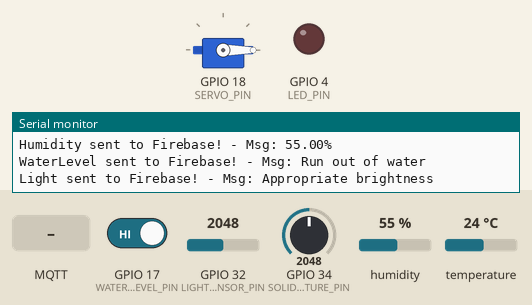
Bench run of a program on a simulated ESP32. On the bench: servo, output pins drawn as LEDs (lit = HIGH), the last lines printed to the serial monitor. Inputs (shaded band) come from the test bench; at power-on: GPIO 32 (LIGHT_SENSOR_PIN) = 2048, GPIO 17 (WATER_LEVEL_PIN) HIGH, GPIO 34 (SOLID_MOISTURE_PIN) = 2048, humidity 55 %, temperature 24 °C. WiFi joins after 1.5 s; servers stay silent unless stated; the local clock reads 2024-03-15 10:24:30 at power-on unless the program sets it; random numbers use the default seed unless the program sets one; no MQTT or app messages arrive unless stated.

Above: at 2.8 s.
2.9 s: MQTT message "water" arrives on the first subscribed topic
At 3.2 s:
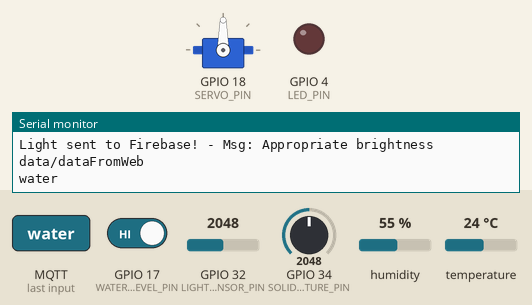
8.4 s: MQTT message "led" arrives on the first subscribed topic
At 9.6 s:
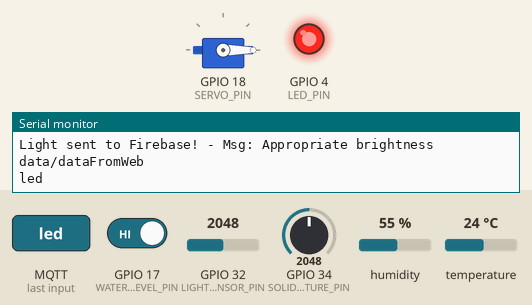
9.9 s: GPIO 32 (LIGHT_SENSOR_PIN) set to 2560
11.4 s: GPIO 32 (LIGHT_SENSOR_PIN) set to 2636
19.1 s: MQTT message "water" arrives on the first subscribed topic
At 20.4 s:
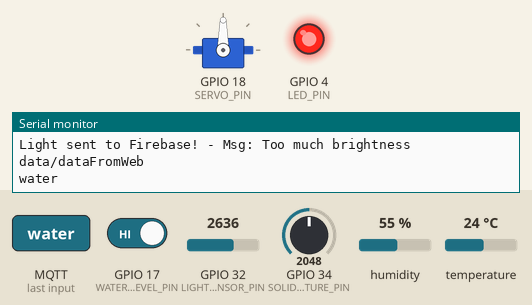
24.6 s: GPIO 17 (WATER_LEVEL_PIN) driven LOW
At 29.8 s:
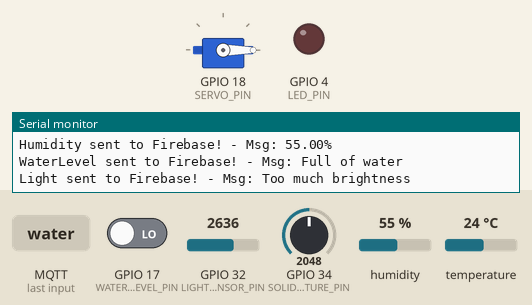
Timing chart, 0 to 31.3 s (numbered marks = the images above; inputs shaded):
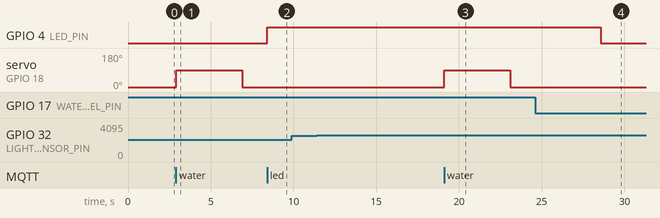

The program:

main.cpp
```cpp
#include <Arduino.h>
#include <WiFi.h>
#include "PubSubClient.h"
#include "DHTesp.h"
#include <FirebaseESP32.h>
#include <ESP32Servo.h>
#include <time.h>

// config wifi
const char* SSID = "Wokwi-GUEST";
const char* PASSWORD = "";

// config mqtt server
const char* MQTT_SERVER = "broker.mqtt-dashboard.com";
int port = 1883;
WiFiClient wifiClient;
PubSubClient mqttClient(wifiClient);

// config firebase
const char* FIREBASE_HOST = "https://final-project-18389-default-rtdb.asia-southeast1.firebasedatabase.app/";
const char* FIREBASE_AUTH = "tKxIGa49xu4lckjgDd8nPVpeWIu34AgOyqGLwaMY";
FirebaseData firebaseData;
FirebaseConfig firebaseConfig;
FirebaseAuth firebaseAuth;

// soli moisture sensor
int SOLID_MOISTURE_PIN = 34;

// moisture and temperature sensor
int DHT_PIN = 15;
DHTesp dhtSensor;

// servo for controll watering
int SERVO_PIN = 18;
Servo servo;
int CLOSE_WATER = 0;
int OPEN_WATER = 90;

int WATER_LEVEL_PIN = 17;
int LIGHT_SENSOR_PIN = 32;
int LED_PIN = 4;

unsigned long int lastTimeSendData = 0;

// connect wifi
void wifiConnect() {
  WiFi.begin(SSID, PASSWORD);
  while (WiFi.status() != WL_CONNECTED) {
    delay(500);
    Serial.print(".");
  }
  Serial.println(" Connected!");
}

// connect mqtt server
void mqttConnect() {
  while (!mqttClient.connected()) {
    Serial.println("Attemping MQTT connection...");
    String clientId = "ESP32Client-";
    clientId += String(random(0xffff), HEX);

    if (mqttClient.connect(clientId.c_str())) {
      Serial.println("connected");

      //***Subscribe all topic you need***
      mqttClient.subscribe("data/dataFromWeb");
    }

    else {
      Serial.println("try again in 5 seconds");
      delay(5000);
    }
  }
}

// MQTT Receiver
void callback(char* topic, byte* message, unsigned int length) {
  Serial.println(topic);
  String strMsg;
  for(int i=0; i<length; i++) {
    strMsg += (char)message[i];
  }
  Serial.println(strMsg);

  //***Code here to process the received package***
  if (strMsg == "water") {
    servo.write(OPEN_WATER);
    delay(4000);
    servo.write(CLOSE_WATER);
  }

  else if (strMsg == "led") {
    digitalWrite(LED_PIN, HIGH);
  }
}

void saveToFireBase(char timePath[], String topic, char buffer[]) {
  char fullPath[40];
  sprintf(fullPath, "%s/%s", timePath, topic);
  String msg = buffer;

  if (Firebase.setString(firebaseData, fullPath, msg)) {
      Serial.print(topic);
      Serial.print(" sent to Firebase! - Msg: ");
      Serial.println(msg);
  } else {
      Serial.print("Firebase error: " );
      Serial.println(firebaseData.errorReason());
  }
}

void setup() {
  Serial.begin(115200);

  // connect wifi
  Serial.print("Connecting to wifi");
  wifiConnect();

  // connect mqtt server
  mqttClient.setServer(MQTT_SERVER, port);
  mqttClient.setCallback(callback);
  mqttClient.setKeepAlive( 90 );

  // connect firebase
  firebaseConfig.host = FIREBASE_HOST;
  firebaseConfig.signer.tokens.legacy_token = FIREBASE_AUTH;
  Firebase.begin(&firebaseConfig, &firebaseAuth);
  Firebase.reconnectWiFi(true);

  // test Firebase connection
  if (Firebase.setInt(firebaseData, "/Test", 123))
    Serial.println("Firebase connected!");
  else {
    Serial.println("Failed to connect to Firebase.");
    Serial.println(firebaseData.errorReason());
  }

  pinMode(SOLID_MOISTURE_PIN, INPUT);
  dhtSensor.setup(DHT_PIN, DHTesp::DHT22);
  servo.attach(SERVO_PIN);
  servo.write(CLOSE_WATER);
  pinMode(WATER_LEVEL_PIN, INPUT_PULLUP);
  pinMode(LIGHT_SENSOR_PIN, INPUT);
  pinMode(LED_PIN, OUTPUT);
  digitalWrite(LED_PIN, LOW);

  // get current time from ntp server
  configTime(25200, 0, "time.google.com");
}

void loop() {
  // connect mqtt server
  if (!mqttClient.connected()) {
    mqttConnect();
  }
  mqttClient.loop();

  if (millis() - lastTimeSendData >= 5000 || lastTimeSendData == 0) {
    lastTimeSendData = millis();

    // get time data to store in database
    struct tm timeinfo;
    if (!getLocalTime(&timeinfo)) {
      Serial.println("Failed to obtain time");
      return;
    }

    int year = timeinfo.tm_year + 1900;
    int month = timeinfo.tm_mon + 1;
    int day = timeinfo.tm_mday;
    int hour = timeinfo.tm_hour;
    int minute = timeinfo.tm_min;
    int second = timeinfo.tm_sec;

    char timePath[25];
    snprintf(timePath, sizeof(timePath), "data/%02d-%02d-%04d/%02d:%02d:%02d", day, month, year, hour, minute, second);

    // read and send data to database

    // soil moisture sensor: read data, save data to database, send data to web
    int solidMoisture = analogRead(SOLID_MOISTURE_PIN);
    int solidMoisturePercentage = map(solidMoisture, 0, 4095, 0, 100);
    char buffer[20];
    sprintf(buffer, "%d%%", solidMoisturePercentage);
    saveToFireBase(timePath, "SoilMoisture", buffer);
    mqttClient.publish("data/dataFromESP32/solidMoisture", buffer);

    // DHT22 sensor: read data, save data to database, send data to web
    TempAndHumidity tempAndHumidData = dhtSensor.getTempAndHumidity();
    sprintf(buffer, "%.1f°C", tempAndHumidData.temperature);
    saveToFireBase(timePath, "Temperature", buffer);
    mqttClient.publish("data/dataFromESP32/temperature", buffer);
    sprintf(buffer, "%.2f%%", tempAndHumidData.humidity);
    saveToFireBase(timePath, "Humidity", buffer);
    mqttClient.publish("data/dataFromESP32/humidity", buffer);

    // read and save data of water level sensor
    int levelOfWater = digitalRead(WATER_LEVEL_PIN);
    if (levelOfWater == HIGH) sprintf(buffer, "Run out of water");
    else {
      digitalWrite(LED_PIN, LOW);
      sprintf(buffer, "Full of water");
    }
    saveToFireBase(timePath, "WaterLevel", buffer);
    mqttClient.publish("data/dataFromESP32/waterlevel", buffer);

    // read and save data of light sensor
    int lightIntensity = analogRead(LIGHT_SENSOR_PIN);
    if (lightIntensity < 1300) {
      sprintf(buffer, "Lack of brightness");
    } else if (lightIntensity < 2600) {
      sprintf(buffer, "Appropriate brightness");
    } else {
      sprintf(buffer, "Too much brightness");
    }
    saveToFireBase(timePath, "Light", buffer);
    mqttClient.publish("data/dataFromESP32/light", buffer);
  }

  //delay(5000);
}
```

Measured:
- after the input at 2.9 s, servo on GPIO 18 (SERVO_PIN): 0° → 90° at once, → 0° 4.0 s later
- after the input at 8.4 s, GPIO 4 (LED_PIN): LOW → HIGH at once
- after the input at 9.9 s, every drawn part: stays the same
- after the input at 19.1 s, servo on GPIO 18 (SERVO_PIN): 0° → 90° at once, → 0° 4.0 s later
- after the input at 24.6 s, GPIO 4 (LED_PIN): HIGH → LOW after 4.0 s
